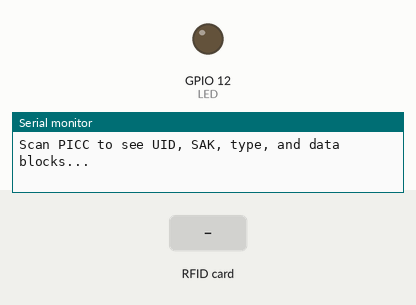
Simulated run of this sketch. Board: ESP8266 (NodeMCU). Parts: output pins drawn as LEDs (lit = HIGH), the last lines printed to the serial monitor. Inputs (shaded band) come from the test bench.

Above: at 1.2 s.
1.3 s: RFID card B1 B6 72 3C held to the reader
At 2.4 s:
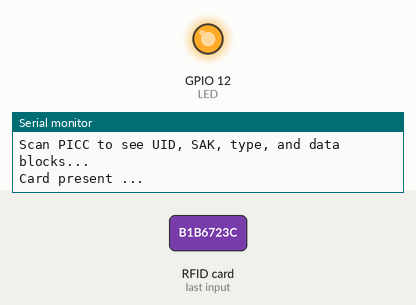
Timing chart, 0 to 12.8 s (numbered marks = the images above; inputs shaded):
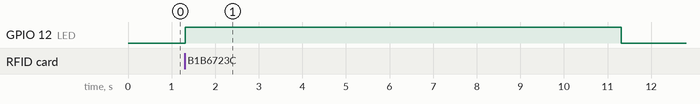

The sketch:

esp32-door.ino
```cpp
/*
 * Sketch to test ESP32 with RC522 RFID module
 *
 * Typical pin layout used for RC522:
 * ---------------------------------
 *             MFRC522      ESP32
 *             Reader/PCD   NodeMCU
 * Signal      Pin          Pin
 * ---------------------------------
 * RST/Reset   RST          G21
 * SPI SS      SDA(SS)      G5
 * SPI MOSI    MOSI         G23
 * SPI MISO    MISO         G19
 * SPI SCK     SCK          G18
 * 3V3         3V3          3V3
 * GND         GND          GND
 *
 * Typical pin layout used for LED: G12
 */

#include <MFRC522v2.h>
#include <MFRC522DriverSPI.h>
#include <MFRC522DriverPinSimple.h>
#include <MFRC522Debug.h>

#define RST 21
#define SDA 5
#define MOSI 23
#define MISO 19
#define SCK 18
#define LED 12

unsigned char ALLOWED_UID[] = { 0xB1, 0xB6, 0x72, 0x3C };

MFRC522DriverPinSimple ss_pin(SDA);  // Configurable, see typical pin layout above.
MFRC522DriverSPI driver{ ss_pin };   // Create SPI driver.
MFRC522 mfrc522{ driver };           // Create MFRC522 instance.

void setup() {
  Serial.begin(115200);  // Initialize serial communications with the PC for debugging.
  while (!Serial)
    ;                                                      // Do nothing if no serial port is opened (added for Arduinos based on ATMEGA32U4).
  pinMode(LED, OUTPUT);                                    // Initialize the LED (simulating door switch)
  mfrc522.PCD_Init();                                      // Init MFRC522 board.
  MFRC522Debug::PCD_DumpVersionToSerial(mfrc522, Serial);  // Show details of PCD - MFRC522 Card Reader details.
  Serial.println(F("Scan PICC to see UID, SAK, type, and data blocks..."));
}

void loop() {
  // Reset the loop if no new card present on the sensor/reader. This saves the entire process when idle.
  if (!mfrc522.PICC_IsNewCardPresent()) {
    return;
  }

  // Select one of the cards
  if (!mfrc522.PICC_ReadCardSerial()) {
    return;
  }

  // Dump debug info about the card; PICC_HaltA() is automatically called
  MFRC522Debug::PICC_DumpToSerial(mfrc522, Serial, &(mfrc522.uid));

  // Check if allowed UID is the same as the entered card
  if (memcmp(mfrc522.uid.uidByte, ALLOWED_UID, sizeof(ALLOWED_UID)) == 0) {
    Serial.println(F("Card present ..."));
    digitalWrite(LED, HIGH);  // turn the LED on (HIGH is the voltage level)
    delay(10000);             // wait for 10 second
    digitalWrite(LED, LOW);   // turn the LED off by making the voltage LOW
  }
}
```

Measured:
- after the input at 1.3 s, GPIO 12 (LED): LOW → HIGH at once, → LOW 10.0 s later
